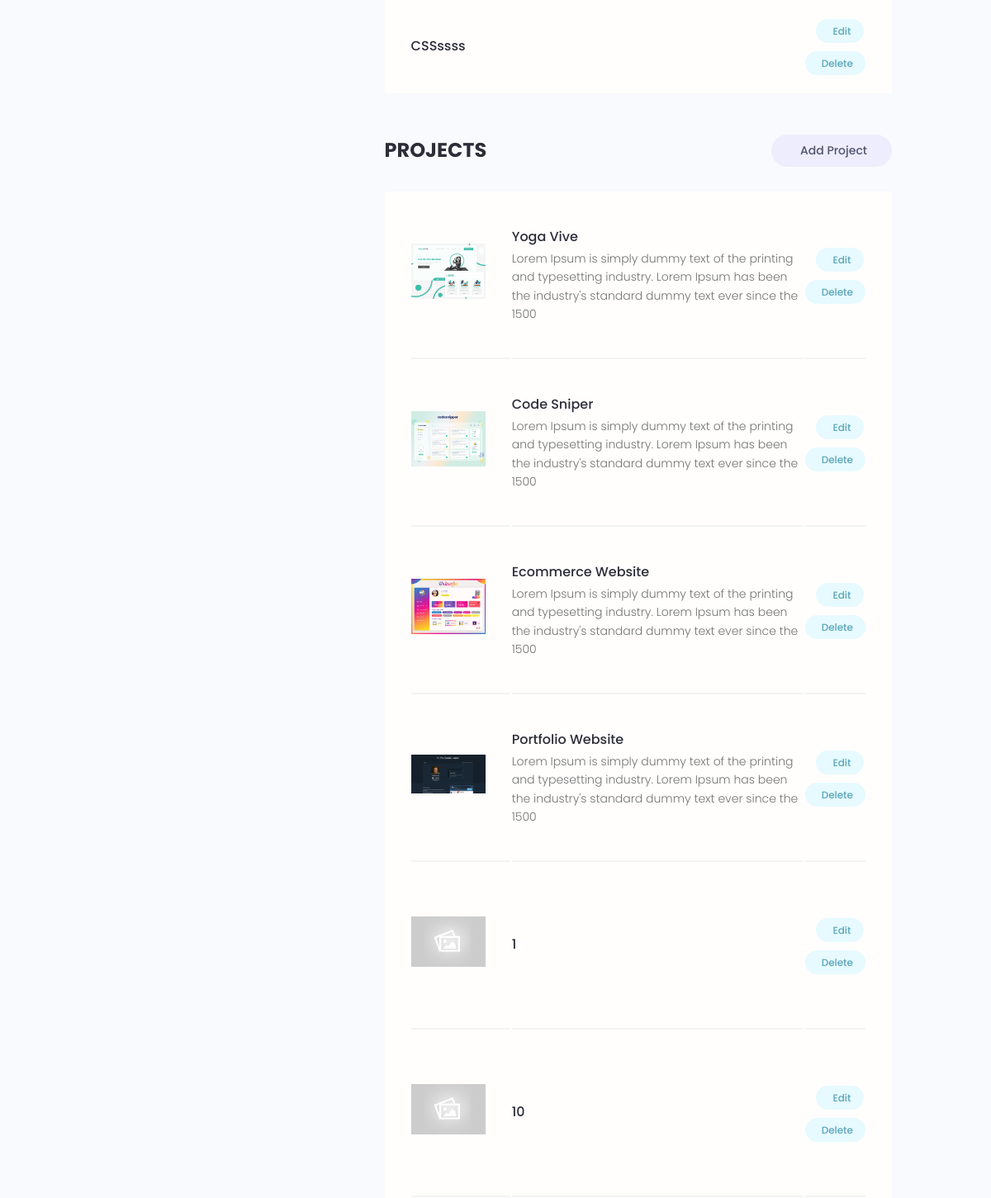
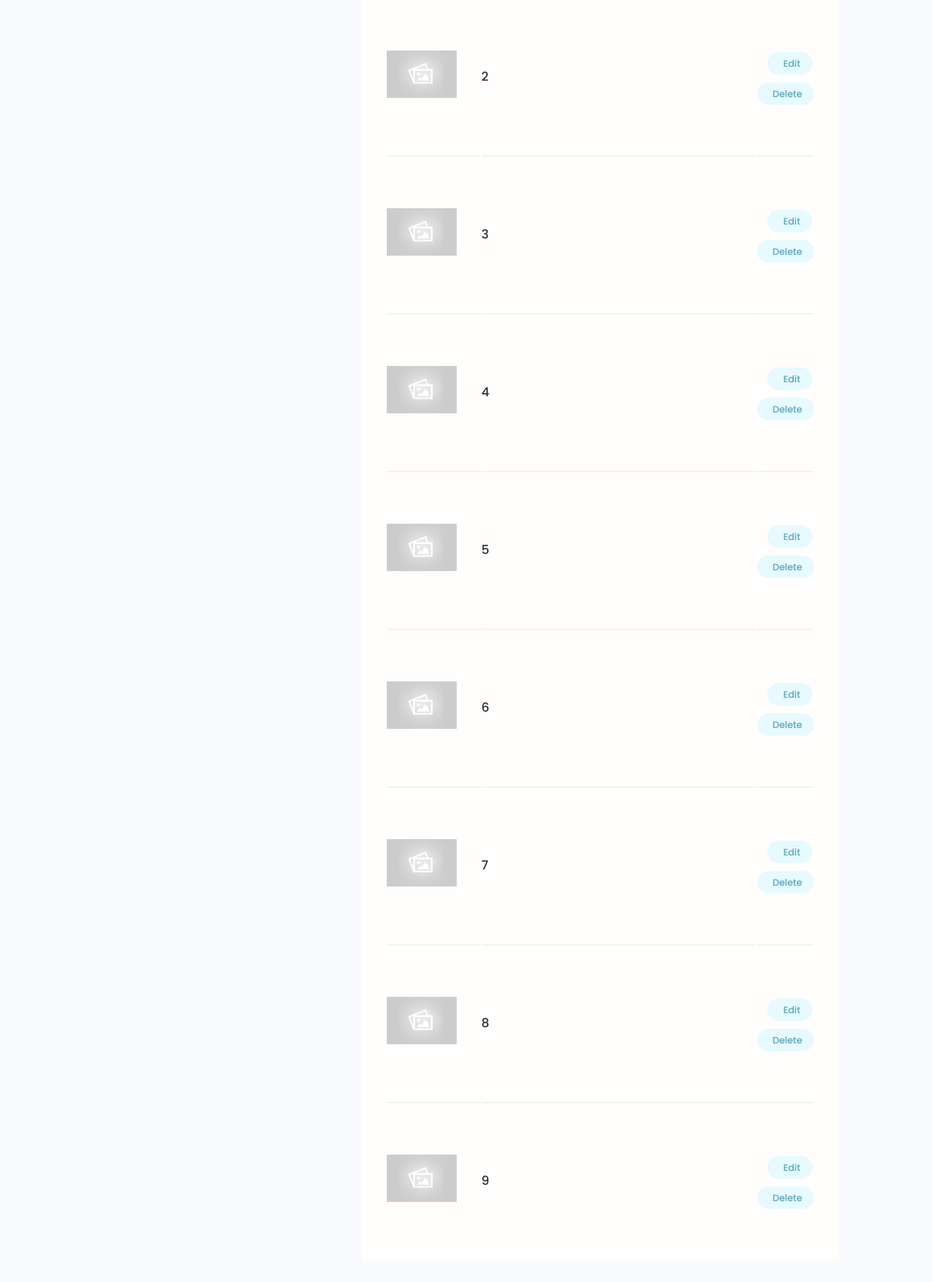
Page /account/ (signed in, lower part) on the earlier database version (2 pictures, top to bottom).
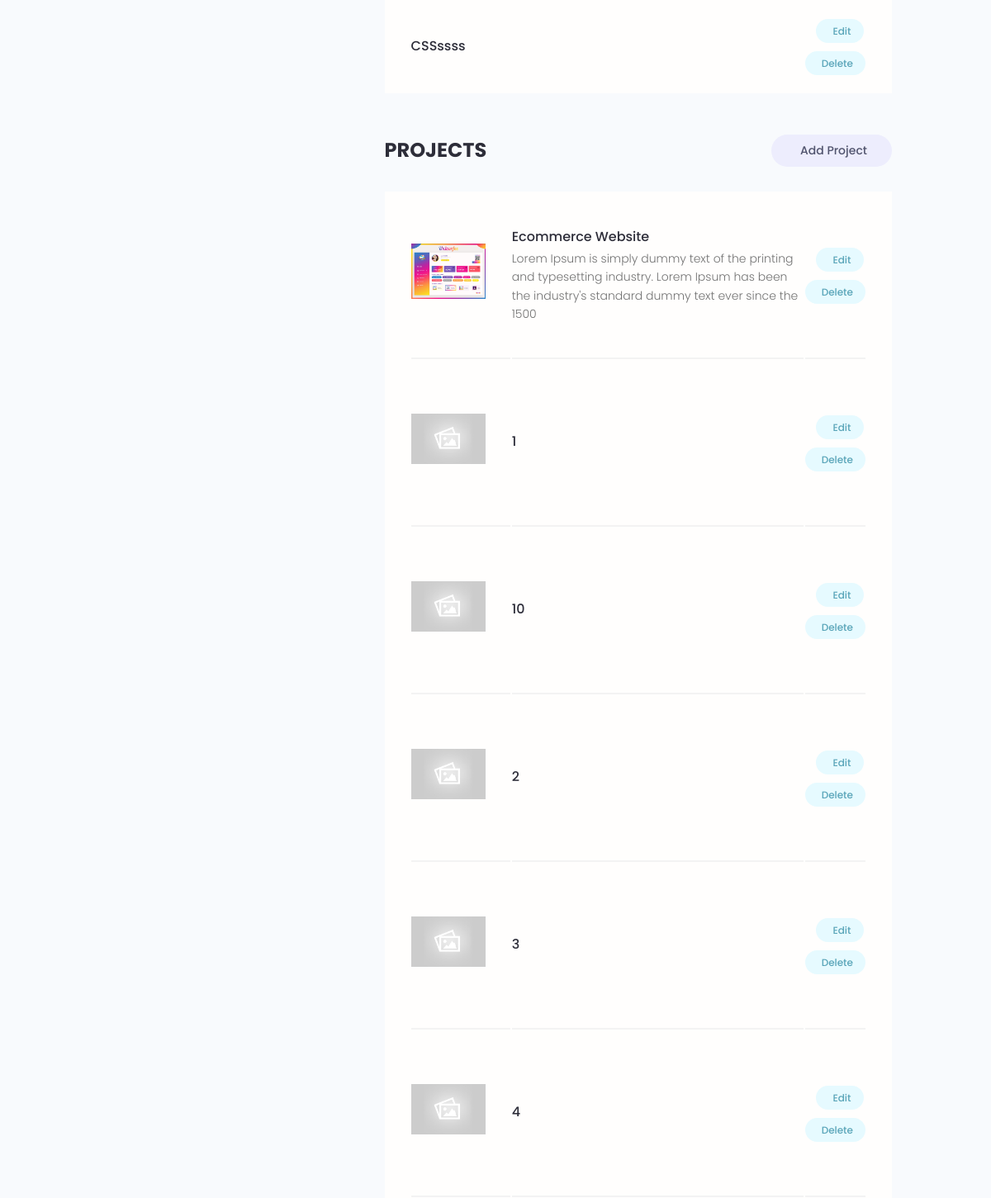
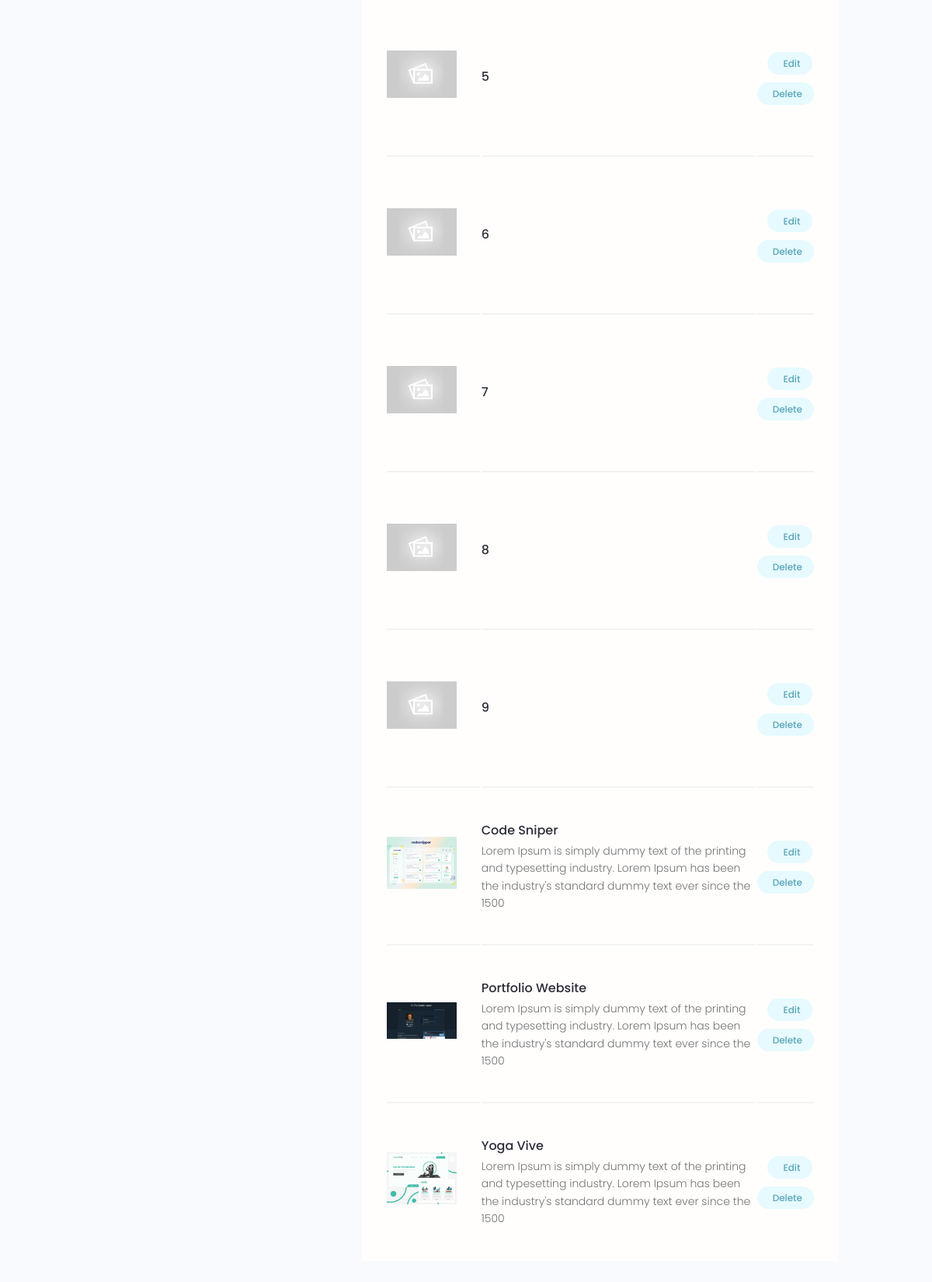
Same page on the later database version (2 pictures, top to bottom).
### users/models.py (models this page shows, shortened)
class Skill(models.Model):
    owner = models.ForeignKey(Profile,on_delete=models.CASCADE, null=True,blank=True)
    name = models.CharField(max_length=200,null=True,blank=True)
    description = models.TextField(null=True,blank=True)
    created = models.DateTimeField(auto_now_add=True)
    id = models.UUIDField(default=uuid.uuid4,unique=True,primary_key=True,editable=False)

### projects/models.py (models this page shows, shortened)
class Project(models.Model):
    owner = models.ForeignKey(Profile,on_delete=models.CASCADE,null=True,blank=True)
    title = models.CharField(max_length=200)
    description = models.TextField(null=True,blank=True)
    featured_image = models.ImageField(null=True,blank=True, default='default.jpg')
    demo_link = models.CharField(max_length=2000, null=True,blank=True)
    source_link = models.CharField(max_length=2000, null=True,blank=True)
    tags = models.ManyToManyField('Tag',blank=True) #anotherway: tag = models.ManyToManyField(Tag,null=True)
    vote_total = models.IntegerField(default=0,null=True,blank=True)
    vote_ratio = models.IntegerField(default=0,null=True,blank=True)
    created = models.DateTimeField(auto_now_add=True)
    id = models.UUIDField(default=uuid.uuid4,unique=True,primary_key=True,editable=False)
    class Meta:
        ordering = ['-vote_ratio','-vote_total','title']      #desc: ['-created']
    @property
    def imageurl(self):
        try:    url = self.featured_image.url
        except: url = ''
        return url

### users/views.py (the view)
# urls.py: path('account/',views.getaccount,name='account'),
@login_required(login_url='login')
def getaccount(req):
    prof = req.user.profile
    projs = prof.project_set.all()
    skills = prof.skill_set.all()
    cntxt = {'prof':prof, 'skills':skills,'projs':projs}
    return render(req,'users/account.html',cntxt)

### users/models.py (called while the page is built)
    @property
    def imageurl(self):
        try:    url = self.profile_image.url
        except: url = ''
        return url

### users/templates/users/account.html (shortened to what this page needs)
{% extends 'main.html' %}
{% block conten %}
<main class="settingsPage profile my-md">
<div class="container">
<div class="layout">
    <div class="column column--1of3">
    </div>
    <div class="column column--2of3">
    <table class="settings__table">
        {% for skill in skills %}
            <tr>
            <td class="settings__tableInfo">
                <h4>{{skill.name}}</h4>
            </td>
            <td class="settings__tableActions">
                <a class="tag tag--pill tag--main settings__btn" href="{% url 'updateskill' skill.id %}"> Edit</a>
                <a class="tag tag--pill tag--main settings__btn" href="{% url 'deleteskill' skill.id %}?next=/account">
                Delete</a>
            </td>
            </tr>
        {% endfor %}
    </table>
    <div class="settings">
        <h3 class="settings__title">Projects</h3>
        <a class="tag tag--pill tag--sub settings__btn tag--lg" href="{% url 'createproject' %}"> Add Project</a>
    </div>
    <table class="settings__table">
        {% for proj in projs %}
            <tr>
            <td class="settings__thumbnail">
                <a href="{% url 'project' proj.id %}"><img src="{{proj.imageurl}}" alt="Project Thumbnail" /></a>
            </td>
            <td class="settings__tableInfo">
                <a href="{% url 'project' proj.id %}">{{proj.title}}</a>
                <p>{{proj.description|slice:"150"}}</p>
            </td>
            <td class="settings__tableActions">
                <a class="tag tag--pill tag--main settings__btn" href="{% url 'updateproject' proj.id %}"> Edit</a>
                <a class="tag tag--pill tag--main settings__btn" href="{% url 'deleteproject' proj.id %}?next=/account">
                Delete</a>
            </td>
            </tr>
        {% endfor %}
    </table>
    </div>
</div>
</div>
</main>
{% endblock conten %}

Differences in the rows shown:
changed Project "Code Sniper": moves down the list
changed Project "Portfolio Website": moves down the list
changed Project "Yoga Vive": moves down the list
